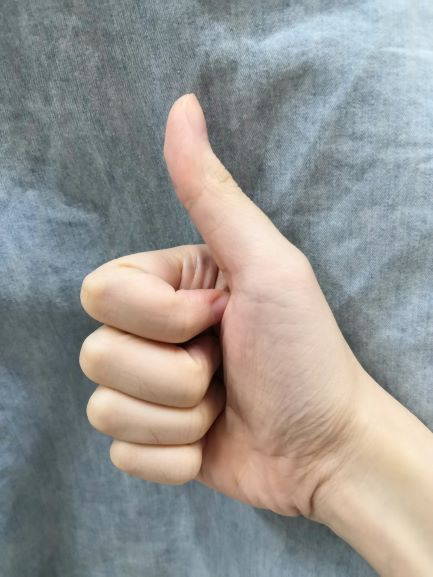
#> input picture 3.jpg, 433 x 577 px, found by its file name
$ python tmp1.py
#> lines starting #> are read from the running program, lines starting #| are printed output that depends on the picture; after the words box and inside, x2 and y2 are one past the last pixel; in counts of white or black regions, pixels touching at a corner belong together
import cv2
import numpy as np

#read
image = cv2.imread('C:\\Users\\user\\pythontmp\\3.jpg')
#> image is the input picture: shape (577, 433, 3); mean B, G, R 146.1, 149.3, 150.5
b,g,r=cv2.split(image)
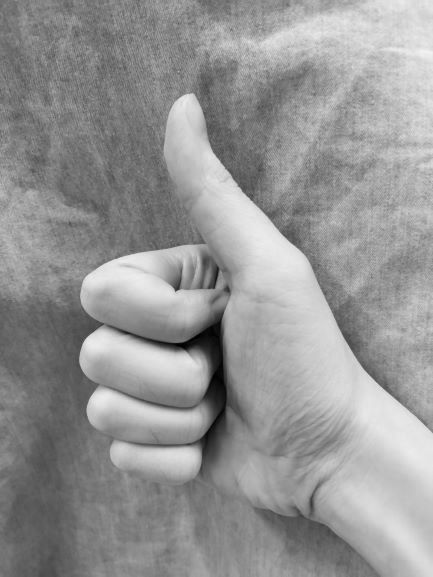
#> g: shape (577, 433); min 0, max 242, mean 149.3
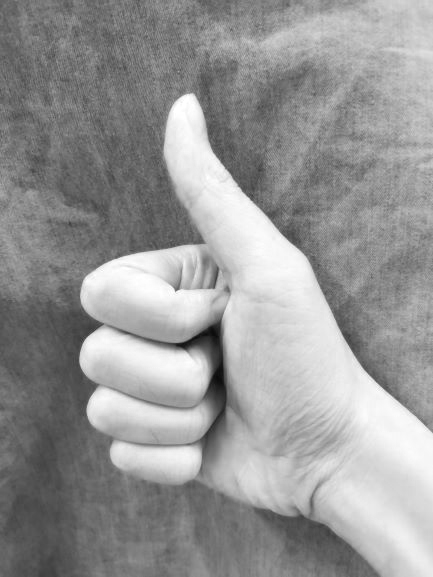
#> r: shape (577, 433); min 10, max 255, mean 150.5
# [13 lines of commented-out code are left out]
hsv = cv2.cvtColor(image, cv2.COLOR_BGR2HSV)
#> hsv: shape (577, 433, 3); mean H, S, V 68.3, 45.7, 163.3
rgb = cv2.cvtColor(image, cv2.COLOR_BGR2RGB)
#find skin color
lower = np.array([0, 10, 60])
upper = np.array([30, 180, 255])
mask = cv2.inRange(hsv, lower, upper)
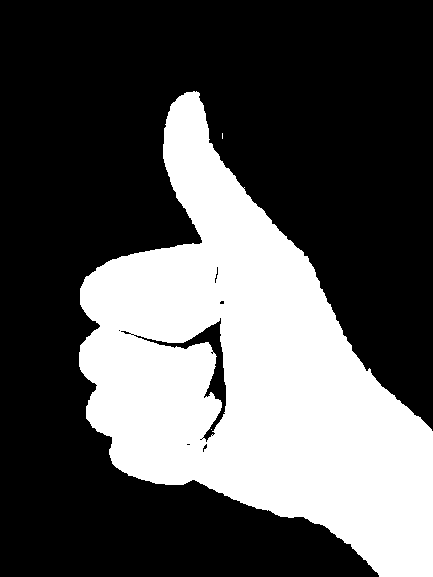
#> mask: shape (577, 433); 33.9% white; 3 white regions (2 under 20 px), largest, box (x1, y1, x2, y2) and area: (79, 91, 433, 577) 84621
skin = cv2.bitwise_and(image, image, mask=mask)
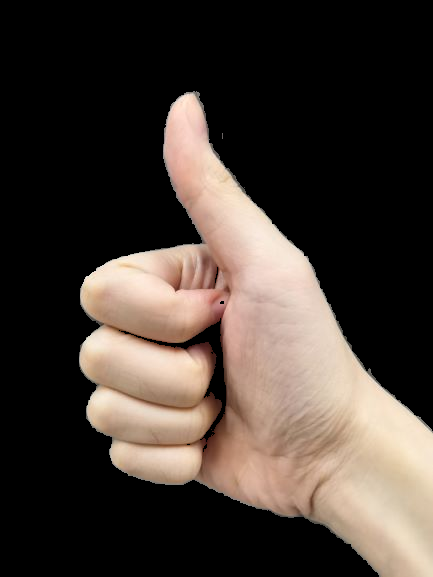
#> skin: shape (577, 433, 3); mean B, G, R 52.4, 59.4, 69.4

mask1 = cv2.inRange(rgb, lower, upper)
#> mask1: shape (577, 433); every value is 0
skin1 = cv2.bitwise_and(image, image, mask=mask)
#change to gray then to binary
h, s, v1 = cv2.split(skin)
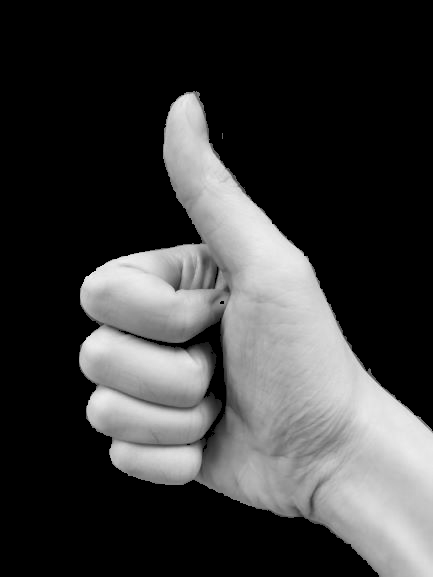
#> s: shape (577, 433); min 0, max 238, mean 59.4
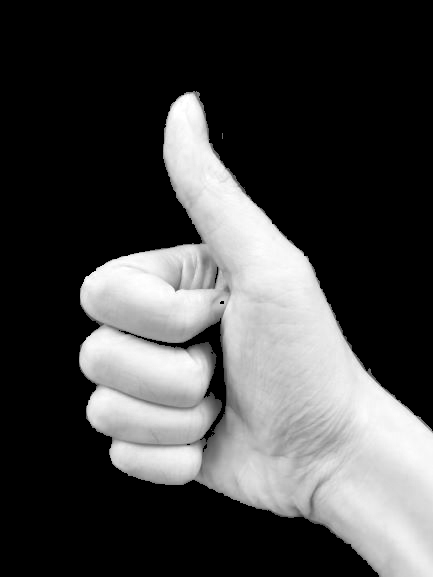
#> v1: shape (577, 433); min 0, max 255, mean 69.4
# cv2.imshow("gray-image",v1)
grayimg1 = cv2.cvtColor(skin1, cv2.COLOR_RGB2GRAY)
ret, thresh = cv2.threshold(v1, 127, 255, cv2.THRESH_BINARY)
#> thresh: shape (577, 433); 32.4% white; 3 white regions (2 under 20 px), largest, box (x1, y1, x2, y2) and area: (79, 91, 433, 577) 81061
ret1, thresh1 = cv2.threshold(grayimg1, 127, 255, cv2.THRESH_BINARY)
#> thresh1: shape (577, 433); 29.5% white; 13 white regions (8 under 20 px), largest, box (x1, y1, x2, y2) and area: (80, 92, 433, 577) 60559, (79, 325, 208, 398) 6121, (86, 385, 208, 442) 4195, (109, 440, 202, 485) 2811, (204, 271, 210, 287) 52


kernel = np.ones((5,5),np.uint8)
erosion = cv2.erode(thresh1,kernel,iterations = 1)
#> erosion: shape (577, 433); 26.3% white; 11 white regions (5 under 20 px), largest, box (x1, y1, x2, y2) and area: (165, 94, 433, 577) 47755, (82, 246, 216, 327) 6916, (81, 328, 206, 396) 5299, (88, 388, 206, 439) 3401, (111, 442, 199, 480) 2212, (304, 440, 320, 451) 40
dilation = cv2.dilate(thresh1,kernel,iterations = 1)
#> dilation: shape (577, 433); 32.5% white; 1 white region, box (x1, y1, x2, y2) and area: (77, 90, 433, 577) 81174
opening = cv2.morphologyEx(thresh, cv2.MORPH_OPEN, kernel)
#> opening: shape (577, 433); 32.4% white; 1 white region, box (x1, y1, x2, y2) and area: (79, 92, 433, 577) 81020
closing = cv2.morphologyEx(thresh, cv2.MORPH_CLOSE, kernel)
#> closing: shape (577, 433); 32.7% white; 1 white region, box (x1, y1, x2, y2) and area: (79, 91, 433, 577) 81733

opening1 = cv2.morphologyEx(thresh1, cv2.MORPH_OPEN, kernel)
#> opening1: shape (577, 433); 29.3% white; 5 white regions, box (x1, y1, x2, y2) and area: (80, 92, 433, 577) 60126, (79, 326, 208, 398) 6103, (86, 386, 208, 441) 4161, (109, 440, 201, 482) 2748, (215, 303, 220, 308) 25
closing1 = cv2.morphologyEx(thresh1, cv2.MORPH_CLOSE, kernel)
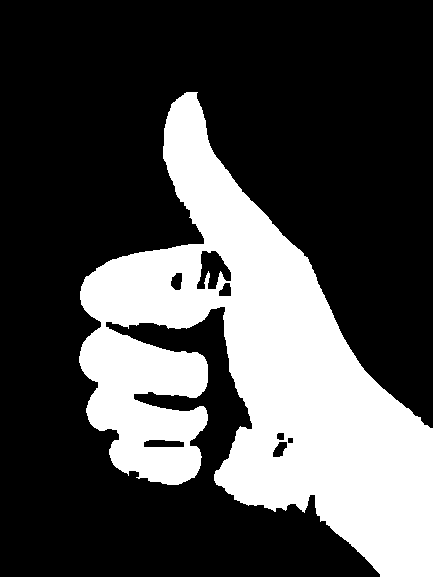
#> closing1: shape (577, 433); 30% white; 1 white region, box (x1, y1, x2, y2) and area: (79, 92, 433, 577) 75019

cv2.imshow("opening.jpg", opening)
cv2.imshow("closing.jpg", closing)
cv2.imshow("opening1.jpg", opening1)
cv2.imshow("closing1.jpg", closing1)
# cv2.imshow("erosin.jpg", erosion)
# cv2.imshow("dilasion.jpg", dilation)
cv2.waitKey(0)

$ run again, with 1.jpg copied over 3.jpg
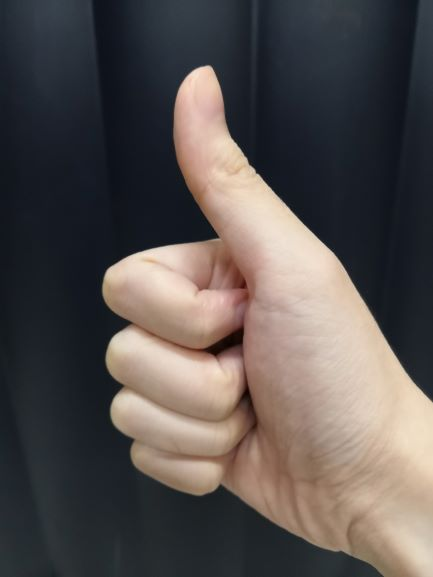
#> input picture 1.jpg, 433 x 577 px, found by its file name
#> image is the input picture: shape (577, 433, 3); mean B, G, R 79.7, 81.5, 87.8
#> hsv: shape (577, 433, 3); mean H, S, V 72, 73.8, 95.9
#> `mask = cv2.inRange(hsv, lower, upper)`:
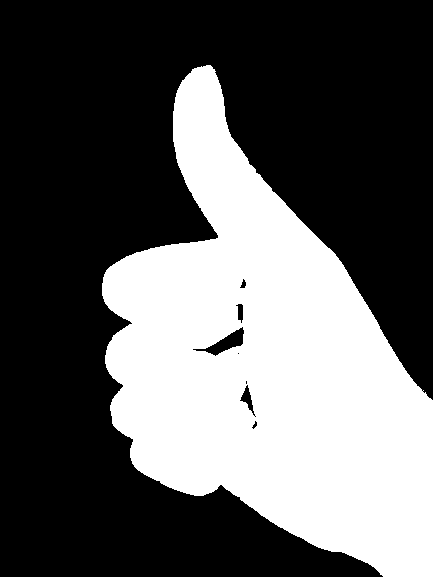
#> mask: shape (577, 433); 36.6% white; 1 white region, box (x1, y1, x2, y2) and area: (102, 65, 433, 577) 91433
#> mask1: shape (577, 433); 0% white in thin lines or dots, all inside (x1, y1, x2, y2) = (177, 80, 178, 81)
#> thresh: shape (577, 433); 35% white; 3 white regions (2 under 20 px), largest, box (x1, y1, x2, y2) and area: (103, 65, 433, 577) 87387
#> thresh1: shape (577, 433); 27.6% white; 24 white regions (14 under 20 px), largest, box (x1, y1, x2, y2) and area: (175, 66, 433, 577) 46632, (103, 242, 234, 335) 7910, (106, 328, 241, 414) 6843
#> erosion: shape (577, 433); 24.5% white; 12 white regions (3 under 20 px), largest, box (x1, y1, x2, y2) and area: (177, 68, 433, 577) 43103, (105, 245, 232, 333) 6824, (108, 330, 239, 411) 5924
#> dilation: shape (577, 433); 30.9% white; 4 white regions, box (x1, y1, x2, y2) and area: (173, 64, 433, 577) 51440, (104, 326, 243, 496) 15340, (101, 240, 236, 337) 9065, (240, 442, 279, 517) 1411
#> opening: shape (577, 433); 34.9% white; 1 white region, box (x1, y1, x2, y2) and area: (103, 66, 433, 577) 87235
#> closing: shape (577, 433); 35.2% white; 1 white region, box (x1, y1, x2, y2) and area: (103, 65, 433, 577) 87925
#> opening1: shape (577, 433); 27.4% white; 11 white regions, largest, box (x1, y1, x2, y2) and area: (175, 66, 433, 577) 46285, (103, 243, 234, 335) 7780, (106, 328, 241, 413) 6816
#> `closing1 = cv2.morphologyEx(thresh1, cv2.MORPH_CLOSE, kernel)`:
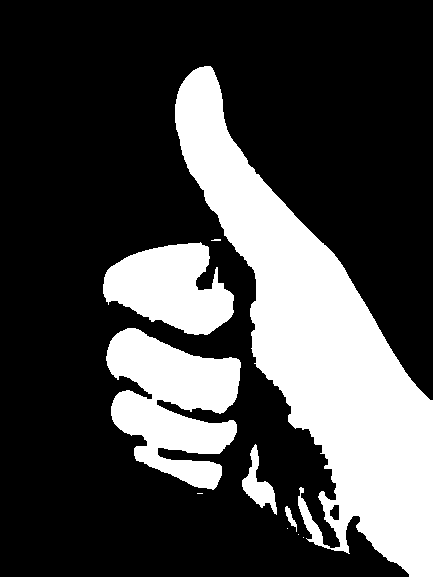
#> closing1: shape (577, 433); 27.8% white; 10 white regions (5 under 20 px), largest, box (x1, y1, x2, y2) and area: (175, 66, 433, 577) 47403, (106, 328, 241, 490) 13125, (103, 242, 234, 335) 7973, (242, 444, 277, 515) 927, (285, 506, 297, 532) 112

$ run again, with 2.jpg copied over 3.jpg
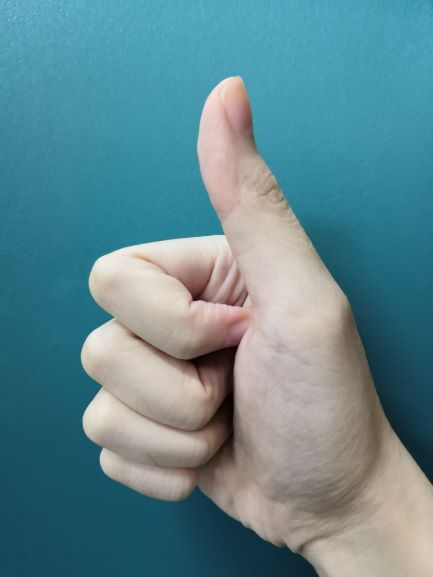
#> input picture 2.jpg, 433 x 577 px, found by its file name
#> image is the input picture: shape (577, 433, 3); mean B, G, R 144.5, 136.2, 96.5
#> hsv: shape (577, 433, 3); mean H, S, V 66.2, 120.7, 153.6
#> `mask = cv2.inRange(hsv, lower, upper)`:
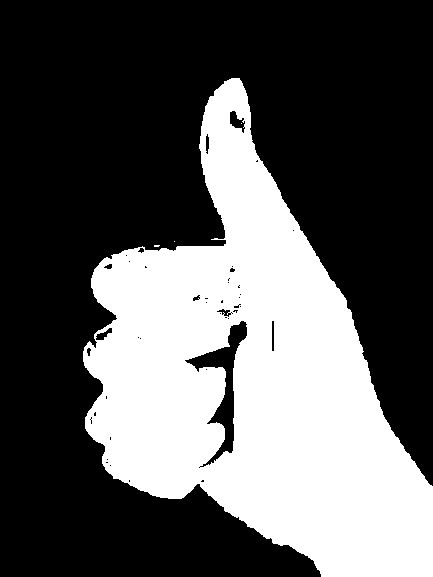
#> mask: shape (577, 433); 35.2% white; 4 white regions (3 under 20 px), largest, box (x1, y1, x2, y2) and area: (83, 78, 433, 577) 88039
#> mask1: shape (577, 433); 17.2% white; 82 white regions (72 under 20 px), largest, box (x1, y1, x2, y2) and area: (0, 346, 276, 577) 32075, (323, 248, 433, 448) 10119, (79, 309, 105, 344) 210
#> thresh: shape (577, 433); 31.6% white; 10 white regions (9 under 20 px), largest, box (x1, y1, x2, y2) and area: (83, 78, 433, 577) 78845
#> thresh1: shape (577, 433); 28.9% white; 16 white regions (14 under 20 px), largest, box (x1, y1, x2, y2) and area: (83, 78, 433, 577) 72097, (240, 460, 245, 468) 29
#> erosion: shape (577, 433); 25.2% white; 10 white regions (9 under 20 px), largest, box (x1, y1, x2, y2) and area: (85, 80, 433, 577) 62896
#> dilation: shape (577, 433); 32.2% white; 1 white region, box (x1, y1, x2, y2) and area: (81, 76, 433, 577) 80435
#> opening: shape (577, 433); 31.2% white; 1 white region, box (x1, y1, x2, y2) and area: (83, 78, 433, 577) 78058
#> closing: shape (577, 433); 32.2% white; 2 white regions (1 under 20 px), largest, box (x1, y1, x2, y2) and area: (83, 78, 433, 577) 80367
#> opening1: shape (577, 433); 28.5% white; 3 white regions, box (x1, y1, x2, y2) and area: (83, 78, 433, 577) 71096, (226, 272, 236, 279) 64, (235, 288, 240, 293) 25
#> `closing1 = cv2.morphologyEx(thresh1, cv2.MORPH_CLOSE, kernel)`:
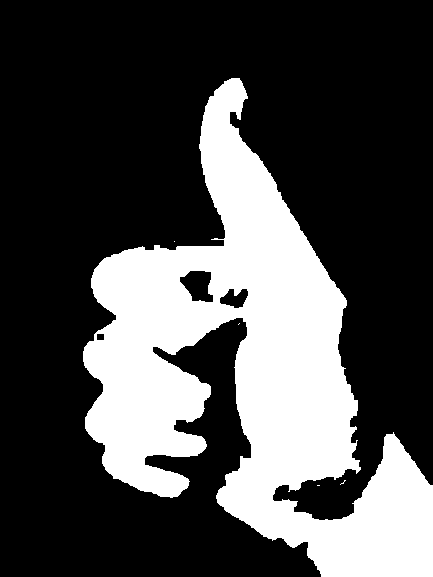
#> closing1: shape (577, 433); 29.5% white; 5 white regions (4 under 20 px), largest, box (x1, y1, x2, y2) and area: (83, 78, 433, 577) 73786
